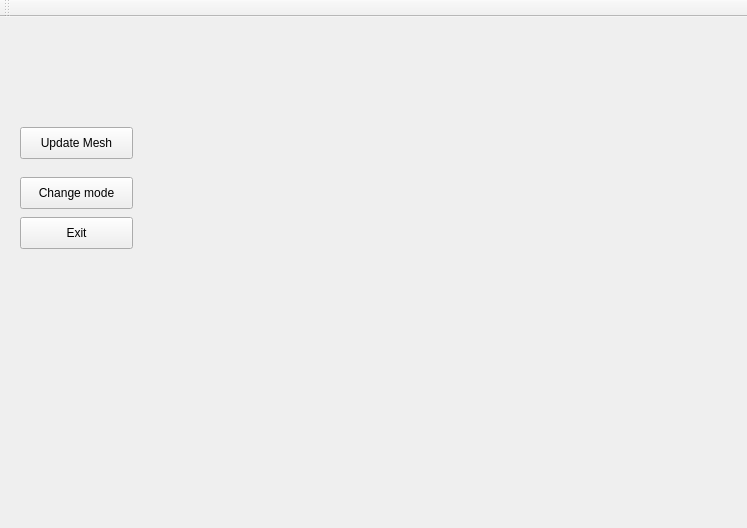
<?xml version="1.0" encoding="UTF-8"?>
<ui version="4.0">
 <class>MainWindow</class>
 <widget class="QMainWindow" name="MainWindow">
  <property name="geometry">
   <rect>
    <x>0</x>
    <y>0</y>
    <width>747</width>
    <height>528</height>
   </rect>
  </property>
  <property name="windowTitle">
   <string>Mesh_Computational_Geometry</string>
  </property>
  <widget class="QWidget" name="centralWidget">
   <widget class="GLDisplayWidget" name="widget" native="true">
    <property name="geometry">
     <rect>
      <x>140</x>
      <y>10</y>
      <width>601</width>
      <height>491</height>
     </rect>
    </property>
    <property name="sizePolicy">
     <sizepolicy hsizetype="Expanding" vsizetype="Preferred">
      <horstretch>0</horstretch>
      <verstretch>0</verstretch>
     </sizepolicy>
    </property>
   </widget>
   <widget class="QWidget" name="verticalLayoutWidget">
    <property name="geometry">
     <rect>
      <x>20</x>
      <y>250</y>
      <width>111</width>
      <height>39</height>
     </rect>
    </property>
    <layout class="QVBoxLayout" name="verticalLayout"/>
   </widget>
   <widget class="QPushButton" name="pushButton">
    <property name="geometry">
     <rect>
      <x>20</x>
      <y>200</y>
      <width>113</width>
      <height>32</height>
     </rect>
    </property>
    <property name="text">
     <string>Exit</string>
    </property>
   </widget>
   <widget class="QPushButton" name="pushButton_2">
    <property name="geometry">
     <rect>
      <x>20</x>
      <y>160</y>
      <width>113</width>
      <height>32</height>
     </rect>
    </property>
    <property name="text">
     <string>Change mode</string>
    </property>
   </widget>
   <widget class="QPushButton" name="pushButton_3">
    <property name="geometry">
     <rect>
      <x>20</x>
      <y>110</y>
      <width>113</width>
      <height>32</height>
     </rect>
    </property>
    <property name="text">
     <string>Update Mesh</string>
    </property>
   </widget>
  </widget>
  <widget class="QToolBar" name="mainToolBar">
   <attribute name="toolBarArea">
    <enum>TopToolBarArea</enum>
   </attribute>
   <attribute name="toolBarBreak">
    <bool>false</bool>
   </attribute>
  </widget>
 </widget>
 <layoutdefault spacing="6" margin="11"/>
 <customwidgets>
  <customwidget>
   <class>GLDisplayWidget</class>
   <extends>QWidget</extends>
   <header>gldisplaywidget.h</header>
   <container>1</container>
   <slots>
    <slot>editMode()</slot>
    <slot>editMesh()</slot>
   </slots>
  </customwidget>
 </customwidgets>
 <resources/>
 <connections>
  <connection>
   <sender>pushButton</sender>
   <signal>released()</signal>
   <receiver>MainWindow</receiver>
   <slot>close()</slot>
   <hints>
    <hint type="sourcelabel">
     <x>93</x>
     <y>218</y>
    </hint>
    <hint type="destinationlabel">
     <x>96</x>
     <y>141</y>
    </hint>
   </hints>
  </connection>
  <connection>
   <sender>pushButton_2</sender>
   <signal>released()</signal>
   <receiver>widget</receiver>
   <slot>editMode()</slot>
   <hints>
    <hint type="sourcelabel">
     <x>106</x>
     <y>186</y>
    </hint>
    <hint type="destinationlabel">
     <x>275</x>
     <y>187</y>
    </hint>
   </hints>
  </connection>
  <connection>
   <sender>pushButton_3</sender>
   <signal>released()</signal>
   <receiver>widget</receiver>
   <slot>editMesh()</slot>
   <hints>
    <hint type="sourcelabel">
     <x>76</x>
     <y>138</y>
    </hint>
    <hint type="destinationlabel">
     <x>440</x>
     <y>268</y>
    </hint>
   </hints>
  </connection>
 </connections>
</ui>
